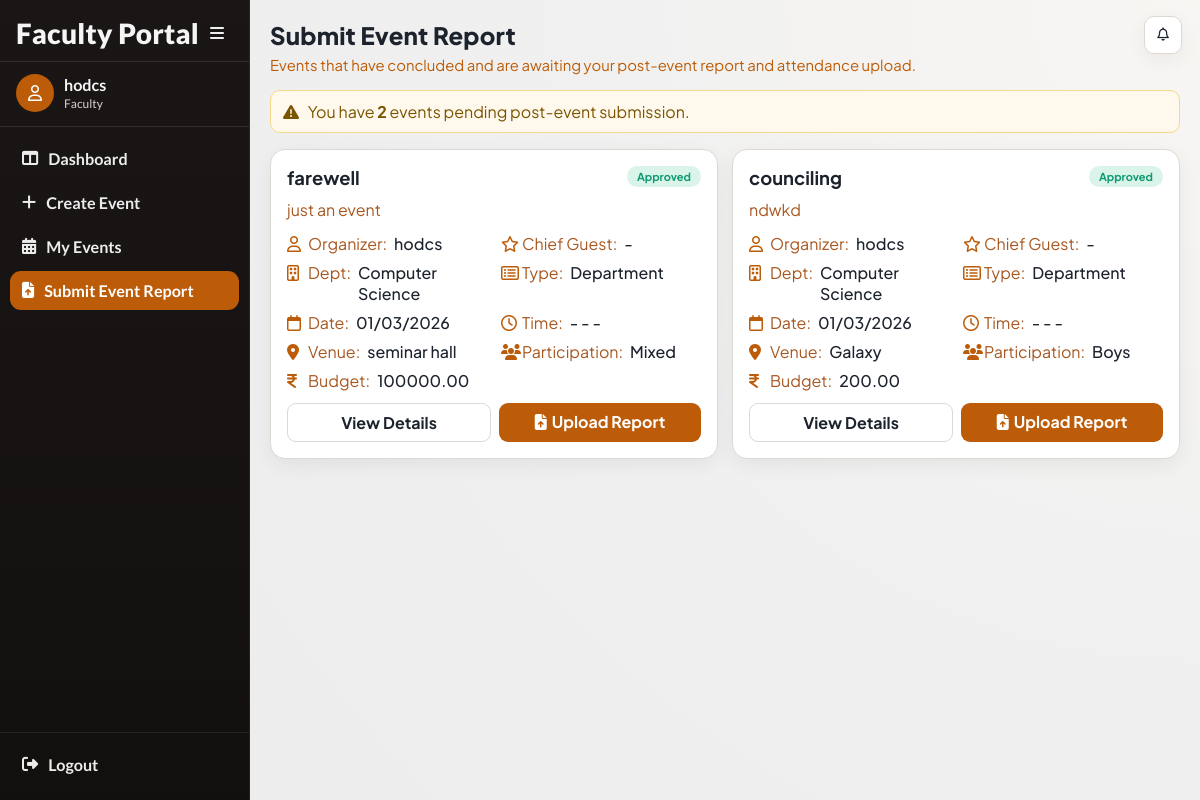
Page /events/faculty/post-due/ (signed in) on the earlier database version.
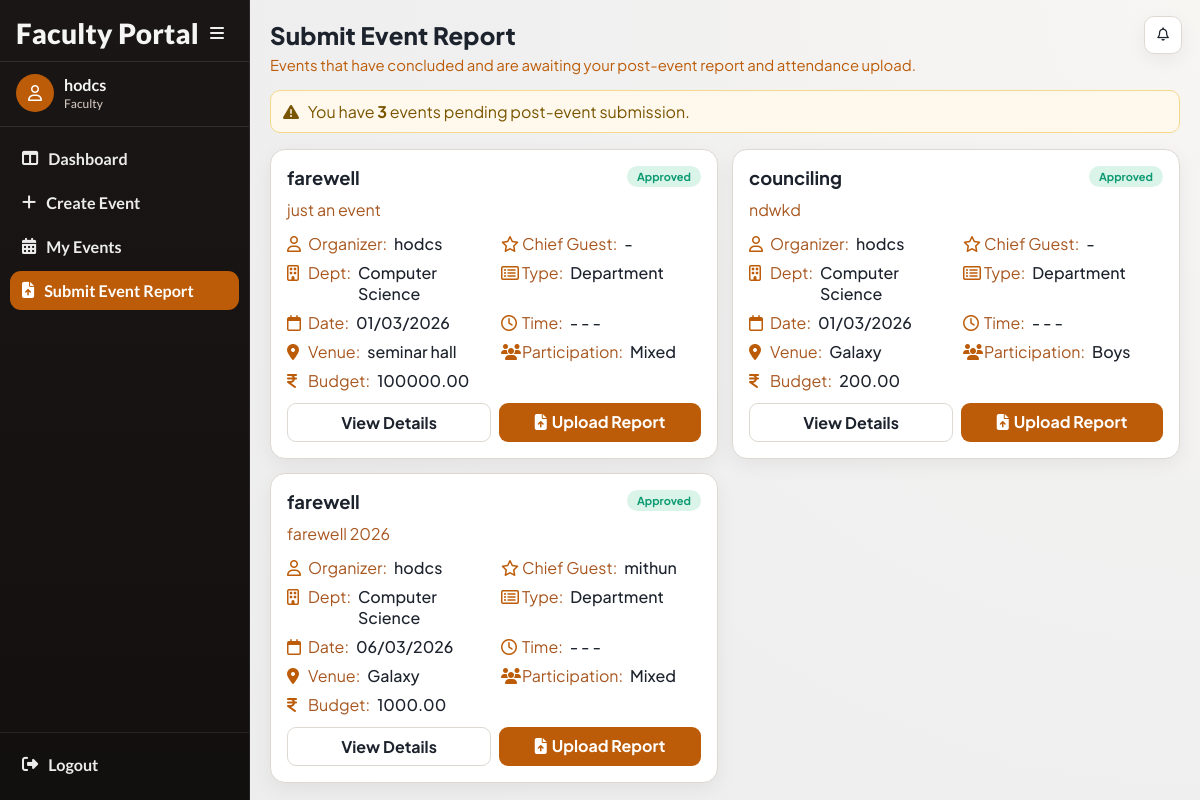
Same page on the later database version.
### events/models.py (models this page shows, shortened)
class Event(models.Model):
    CATEGORY_CHOICES = (
        ('department', 'Department'),
        ('nss', 'NSS'),
        ('ncc', 'NCC'),
        ('union', 'Union'),
        ('other', 'Other'),
    )
    PARTICIPATION_CHOICES = (
        ('boys', 'Boys'),
        ('girls', 'Girls'),
        ('mixed', 'Mixed'),
    )
    STATUS_CHOICES = (
        ('pending', 'Pending Approval'),
        ('approved', 'Approved'),
        ('rejected', 'Rejected'),
        ('completed', 'Completed'),
        ('verified', 'Verified'),
        ('cancelled', 'Cancelled'),
    )
    title = models.CharField(max_length=200)
    category = models.CharField(max_length=20, choices=CATEGORY_CHOICES)
    created_by = models.ForeignKey(
        settings.AUTH_USER_MODEL,
        on_delete=models.CASCADE
    )
    department = models.ForeignKey(
    Department,
    on_delete=models.SET_NULL,
    null=True,
    blank=True
    )
    participation_type = models.CharField(
        max_length=20,
        choices=PARTICIPATION_CHOICES
    )
    chief_guest = models.CharField(max_length=200, blank=True, null=True)
    budget = models.DecimalField(max_digits=10, decimal_places=2)
    venue = models.ForeignKey(
    Venue,
    on_delete=models.PROTECT
    )
    start_date = models.DateField()
    end_date = models.DateField()
    start_time = models.TimeField(null=True, blank=True)
    end_time = models.TimeField(null=True, blank=True)
    description = models.TextField()
    tags = models.ManyToManyField(Tag, blank=True)
    status = models.CharField(
        max_length=20,
        choices=STATUS_CHOICES,
        default='pending'
    )
    principal_remark = models.TextField(blank=True, null=True)
    created_at = models.DateTimeField(auto_now_add=True)
    report_text = models.TextField(blank=True, null=True)
    attendance_file = models.FileField(
        upload_to='attendance/',
        blank=True,
        null=True
    )
    completed_at = models.DateTimeField(blank=True, null=True)

class Department(models.Model):
    name = models.CharField(max_length=100, unique=True)
    def __str__(self):
        return self.name

class Venue(models.Model):
    name = models.CharField(max_length=100, unique=True)
    def __str__(self):
        return self.name

### accounts/models.py (models this page shows, shortened)
class User(AbstractUser):
    ROLE_CHOICES = (
        ('faculty', 'Faculty'),
        ('principal', 'Principal'),
        ('admin', 'Admin'),
    )
    SUB_ROLE_CHOICES = (
        ('hod', 'HOD'),
        ('nss', 'NSS In-Charge'),
        ('ncc', 'NCC In-Charge'),
        ('union', 'Union In-Charge'),
        ('other', 'Other In-Charge'),
    )
    role = models.CharField(max_length=20, choices=ROLE_CHOICES)
    sub_role = models.CharField(
        max_length=20,
        choices=SUB_ROLE_CHOICES,
        blank=True,
        null=True
    )
    department = models.ForeignKey(
    'events.Department',
    on_delete=models.SET_NULL,
    null=True,
    blank=True
    )

### events/views.py (the view)
# urls.py: path('faculty/post-due/', views.faculty_post_due_events, name='faculty_post_due_events'),
@login_required(login_url='/login/')
def faculty_post_due_events(request):
    if request.user.role != 'faculty':
        return redirect('login')
    today = timezone.now().date()
    events = Event.objects.filter(
        created_by=request.user,
        status='approved',
        end_date__lt=today
    ).order_by('end_date')
    return render(request, 'events/faculty_post_due_events.html', {
        'events': events,
        'today': today,
        'active_nav': 'faculty-post-due',
    })

### events/templates/events/faculty_post_due_events.html (shortened to what this page needs)
{% extends "base.html" %}
{% load event_extras %}
{% block page_title %}Submit Event Report{% endblock %}
{% block page_subtitle %}Events that have concluded and are awaiting your post-event report and attendance upload.{% endblock %}
{% block content %}
{% if events %}
<div class="message" style="background:#fff8ec; border-color:#f5d98a; color:#7a5500; margin-bottom:16px;">
    <i class="fa-solid fa-triangle-exclamation" style="margin-right:6px;"></i>
    You have <strong>{{ events|length }}</strong> event{{ events|pluralize }} pending post-event submission.
</div>
{% endif %}
<section class="event-grid">
    {% for e in events %}
        <article class="event-card">
            {% include "events/partials/event_detail_card_body.html" with event=e %}
            <div class="action-row">
                <a class="btn secondary" href="{% url 'event_detail' e.id %}">View Details</a>
                <a class="btn" href="{% url 'post_event_upload' e.id %}">
                    <i class="fa-solid fa-file-arrow-up" style="margin-right:5px;"></i>Upload Report
                </a>
            </div>
        </article>
    {% endfor %}
</section>
{% endblock %}

### events/templates/events/partials/event_detail_card_body.html (shortened to what this page needs)
{% load event_extras %}
<div class="event-head">
    <h3 class="event-title">
        <a href="{% url 'event_detail' event.id %}">{{ event.title }}</a>
    </h3>
    <span class="chip {{ event.status }}">{{ event.status|title }}</span>
</div>
<p class="event-desc">{{ event.description|default:"No description provided."|truncatewords:22 }}</p>
<div class="meta-grid">
    <div class="meta-row"><i class="fa-regular fa-user"></i><span class="meta-label">Organizer:</span><span class="meta-value">{{ event.created_by.get_full_name|default:event.created_by.username }}</span></div>
    <div class="meta-row"><i class="fa-regular fa-star"></i><span class="meta-label">Chief Guest:</span><span class="meta-value">{{ event.chief_guest|default:"-" }}</span></div>
    <div class="meta-row"><i class="fa-regular fa-building"></i><span class="meta-label">Dept:</span><span class="meta-value">{{ event.department|default:"General" }}</span></div>
    <div class="meta-row"><i class="fa-regular fa-rectangle-list"></i><span class="meta-label">Type:</span><span class="meta-value">{{ event.category|title }}</span></div>
    <div class="meta-row"><i class="fa-regular fa-calendar"></i><span class="meta-label">Date:</span><span class="meta-value">{{ event.start_date|date:"d/m/Y" }}</span></div>
    <div class="meta-row"><i class="fa-regular fa-clock"></i><span class="meta-label">Time:</span><span class="meta-value">{% if event.start_time %}{{ event.start_time|time:"h:i A" }}{% else %}-{% endif %} - {% if event.end_time %}{{ event.end_time|time:"h:i A" }}{% else %}-{% endif %}</span></div>
    <div class="meta-row"><i class="fa-solid fa-location-dot"></i><span class="meta-label">Venue:</span><span class="meta-value">{{ event.venue }}</span></div>
    <div class="meta-row"><i class="fa-solid fa-users"></i><span class="meta-label">Participation:</span><span class="meta-value">{{ event.participation_type|title }}</span></div>
    <div class="meta-row"><i class="fa-solid fa-indian-rupee-sign"></i><span class="meta-label">Budget:</span><span class="meta-value">{{ event.budget }}</span></div>
</div>

Differences in the rows shown:
now on this page (row edited): Event: title "farewell", status "Approved", description "farewell 2026", created_by.get_full_name "hodcs", chief_guest "mithun", department "Computer Science", category "Department", start_date "06/03/2026", venue "Galaxy", participation_type "Mixed", budget "1000.00"
Other differences:
{{ events|length }}: "2" → "3"
